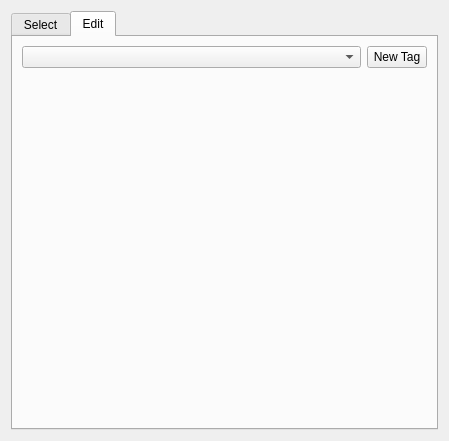
<?xml version="1.0" encoding="UTF-8"?>
<ui version="4.0">
 <class>TagSelector</class>
 <widget class="QDialog" name="TagSelector">
  <property name="geometry">
   <rect>
    <x>0</x>
    <y>0</y>
    <width>449</width>
    <height>441</height>
   </rect>
  </property>
  <property name="windowTitle">
   <string>Dialog</string>
  </property>
  <layout class="QVBoxLayout" name="verticalLayout_2">
   <item>
    <layout class="QVBoxLayout" name="_layout">
     <item>
      <widget class="QTabWidget" name="tabWidget">
       <property name="currentIndex">
        <number>1</number>
       </property>
       <widget class="QWidget" name="_tab_select">
        <attribute name="title">
         <string>Select</string>
        </attribute>
        <layout class="QVBoxLayout" name="verticalLayout">
         <item>
          <layout class="QVBoxLayout" name="_select_layout">
           <item>
            <widget class="QGroupBox" name="groupBox">
             <property name="title">
              <string>Tags</string>
             </property>
             <layout class="QGridLayout" name="gridLayout_2">
              <item row="0" column="0">
               <layout class="QGridLayout" name="_select_grid"/>
              </item>
             </layout>
            </widget>
           </item>
          </layout>
         </item>
         <item>
          <widget class="QLabel" name="_select_label">
           <property name="maximumSize">
            <size>
             <width>16777215</width>
             <height>20</height>
            </size>
           </property>
           <property name="text">
            <string/>
           </property>
          </widget>
         </item>
         <item>
          <widget class="QPushButton" name="_select_ok_button">
           <property name="text">
            <string>OK</string>
           </property>
          </widget>
         </item>
        </layout>
       </widget>
       <widget class="QWidget" name="_tab_edit">
        <attribute name="title">
         <string>Edit</string>
        </attribute>
        <layout class="QVBoxLayout" name="vertical_layout_2">
         <item>
          <layout class="QVBoxLayout" name="_edit_layout">
           <item>
            <layout class="QHBoxLayout" name="horizontalLayout_2">
             <item>
              <widget class="QComboBox" name="_edit_combo"/>
             </item>
             <item>
              <widget class="QPushButton" name="_new_tag_button">
               <property name="maximumSize">
                <size>
                 <width>60</width>
                 <height>16777215</height>
                </size>
               </property>
               <property name="text">
                <string>New Tag</string>
               </property>
              </widget>
             </item>
            </layout>
           </item>
           <item>
            <layout class="QVBoxLayout" name="_tag_edit_space"/>
           </item>
           <item>
            <spacer name="_edit_spacer">
             <property name="orientation">
              <enum>Qt::Vertical</enum>
             </property>
             <property name="sizeType">
              <enum>QSizePolicy::MinimumExpanding</enum>
             </property>
             <property name="sizeHint" stdset="0">
              <size>
               <width>20</width>
               <height>40</height>
              </size>
             </property>
            </spacer>
           </item>
          </layout>
         </item>
        </layout>
       </widget>
      </widget>
     </item>
    </layout>
   </item>
  </layout>
 </widget>
 <resources/>
 <connections/>
</ui>
